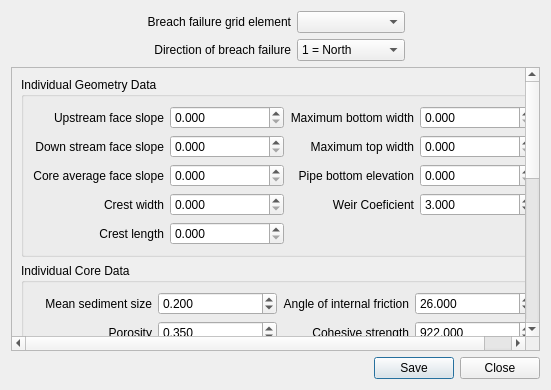
<?xml version="1.0" encoding="UTF-8"?>
<ui version="4.0">
 <class>individual_breach_data_dlg</class>
 <widget class="QDialog" name="individual_breach_data_dlg">
  <property name="geometry">
   <rect>
    <x>0</x>
    <y>0</y>
    <width>551</width>
    <height>390</height>
   </rect>
  </property>
  <property name="windowTitle">
   <string>Individual Breach Data</string>
  </property>
  <layout class="QGridLayout" name="gridLayout_28">
   <item row="4" column="0">
    <widget class="QScrollArea" name="scrollArea">
     <property name="widgetResizable">
      <bool>true</bool>
     </property>
     <widget class="QWidget" name="scrollAreaWidgetContents">
      <property name="geometry">
       <rect>
        <x>0</x>
        <y>0</y>
        <width>531</width>
        <height>287</height>
       </rect>
      </property>
      <layout class="QGridLayout" name="gridLayout_7">
       <item row="2" column="0">
        <widget class="QgsCollapsibleGroupBox" name="individual_shell_data_grp">
         <property name="title">
          <string>Individual Shell Data</string>
         </property>
         <property name="collapsed">
          <bool>true</bool>
         </property>
         <property name="saveCollapsedState">
          <bool>false</bool>
         </property>
         <layout class="QGridLayout" name="gridLayout_5">
          <item row="0" column="0">
           <layout class="QGridLayout" name="gridLayout_4">
            <item row="2" column="1">
             <widget class="QDoubleSpinBox" name="uws_dbox">
              <property name="decimals">
               <number>3</number>
              </property>
              <property name="maximum">
               <double>999999.000000000000000</double>
              </property>
              <property name="value">
               <double>130.000000000000000</double>
              </property>
             </widget>
            </item>
            <item row="1" column="1">
             <widget class="QDoubleSpinBox" name="pors_dbox">
              <property name="decimals">
               <number>3</number>
              </property>
              <property name="maximum">
               <double>999999.000000000000000</double>
              </property>
              <property name="value">
               <double>0.040000000000000</double>
              </property>
             </widget>
            </item>
            <item row="0" column="1">
             <widget class="QDoubleSpinBox" name="d50s_dbox">
              <property name="decimals">
               <number>3</number>
              </property>
              <property name="maximum">
               <double>999999.000000000000000</double>
              </property>
              <property name="value">
               <double>20.000000000000000</double>
              </property>
             </widget>
            </item>
            <item row="1" column="0">
             <widget class="QLabel" name="label_22">
              <property name="toolTip">
               <string>Porosity of the levee or dam shell material for an prescribed grid element
failure location.</string>
              </property>
              <property name="text">
               <string>Porosity</string>
              </property>
              <property name="alignment">
               <set>Qt::AlignRight|Qt::AlignTrailing|Qt::AlignVCenter</set>
              </property>
             </widget>
            </item>
            <item row="0" column="3">
             <widget class="QDoubleSpinBox" name="afrs_dbox">
              <property name="decimals">
               <number>3</number>
              </property>
              <property name="maximum">
               <double>999999.000000000000000</double>
              </property>
              <property name="value">
               <double>38.000000000000000</double>
              </property>
             </widget>
            </item>
            <item row="2" column="0">
             <widget class="QLabel" name="label_23">
              <property name="toolTip">
               <string>Unit weight (lb/ft3 or N/m3) of the levee or dam shell material for a prescribed
grid element failure location.</string>
              </property>
              <property name="text">
               <string>Unit weight</string>
              </property>
              <property name="alignment">
               <set>Qt::AlignRight|Qt::AlignTrailing|Qt::AlignVCenter</set>
              </property>
             </widget>
            </item>
            <item row="0" column="0">
             <widget class="QLabel" name="label_21">
              <property name="toolTip">
               <string>Mean sediment size (D50 in mm) of the levee or dam shell material.</string>
              </property>
              <property name="text">
               <string>Mean sediment size</string>
              </property>
              <property name="alignment">
               <set>Qt::AlignRight|Qt::AlignTrailing|Qt::AlignVCenter</set>
              </property>
             </widget>
            </item>
            <item row="0" column="2">
             <widget class="QLabel" name="label_25">
              <property name="toolTip">
               <string>Angle (degrees) of internal friction of the shell material for failure of a specific
grid element flow direction.</string>
              </property>
              <property name="text">
               <string>Angle of internal friction</string>
              </property>
              <property name="alignment">
               <set>Qt::AlignRight|Qt::AlignTrailing|Qt::AlignVCenter</set>
              </property>
             </widget>
            </item>
            <item row="3" column="0">
             <widget class="QLabel" name="label_24">
              <property name="text">
               <string>Manning's n-value</string>
              </property>
              <property name="alignment">
               <set>Qt::AlignRight|Qt::AlignTrailing|Qt::AlignVCenter</set>
              </property>
             </widget>
            </item>
            <item row="3" column="1">
             <widget class="QDoubleSpinBox" name="cns_dbox">
              <property name="toolTip">
               <string>Manning’s n-value of the levee or dam shell material. If
CNS = 0., Manning’s n-value for the shell material will computed from
Strickler’s equation. If CNS &gt; 1., the n-value will be computed from a
Moody diagram (Darcy f vs. D50).</string>
              </property>
              <property name="decimals">
               <number>3</number>
              </property>
              <property name="maximum">
               <double>999999.000000000000000</double>
              </property>
              <property name="value">
               <double>0.200000000000000</double>
              </property>
             </widget>
            </item>
            <item row="1" column="2">
             <widget class="QLabel" name="label_26">
              <property name="toolTip">
               <string>Cohesive strength (lb/ft2 or N/m2) of the levee or dam shell material. If there
is no core, COHS = 0.</string>
              </property>
              <property name="text">
               <string>Cohesive strength</string>
              </property>
              <property name="alignment">
               <set>Qt::AlignRight|Qt::AlignTrailing|Qt::AlignVCenter</set>
              </property>
             </widget>
            </item>
            <item row="1" column="3">
             <widget class="QDoubleSpinBox" name="cohs_dbox">
              <property name="decimals">
               <number>3</number>
              </property>
              <property name="maximum">
               <double>999999.000000000000000</double>
              </property>
              <property name="value">
               <double>250.000000000000000</double>
              </property>
             </widget>
            </item>
            <item row="2" column="2">
             <widget class="QLabel" name="label_27">
              <property name="toolTip">
               <string>Sediment gradient, ratio of D90 to D30 of the levee or dam shell material
for a prescribed grid element failure location. If UNFCS = 0.0, the default
value is 10.0.</string>
              </property>
              <property name="text">
               <string>Shell sediment gradient</string>
              </property>
              <property name="alignment">
               <set>Qt::AlignRight|Qt::AlignTrailing|Qt::AlignVCenter</set>
              </property>
             </widget>
            </item>
            <item row="2" column="3">
             <widget class="QDoubleSpinBox" name="unfcs_dbox">
              <property name="decimals">
               <number>3</number>
              </property>
              <property name="maximum">
               <double>999999.000000000000000</double>
              </property>
              <property name="value">
               <double>7.500000000000000</double>
              </property>
             </widget>
            </item>
            <item row="3" column="2" colspan="2">
             <spacer name="horizontalSpacer_3">
              <property name="orientation">
               <enum>Qt::Horizontal</enum>
              </property>
              <property name="sizeHint" stdset="0">
               <size>
                <width>40</width>
                <height>20</height>
               </size>
              </property>
             </spacer>
            </item>
           </layout>
          </item>
         </layout>
        </widget>
       </item>
       <item row="0" column="0">
        <widget class="QgsCollapsibleGroupBox" name="individual_geometry_data_grp">
         <property name="title">
          <string>Individual Geometry Data</string>
         </property>
         <property name="collapsed">
          <bool>true</bool>
         </property>
         <property name="saveCollapsedState">
          <bool>false</bool>
         </property>
         <layout class="QGridLayout" name="gridLayout_30">
          <item row="0" column="0">
           <layout class="QGridLayout" name="gridLayout_29">
            <item row="3" column="1">
             <widget class="QDoubleSpinBox" name="crestwidth_dbox">
              <property name="decimals">
               <number>3</number>
              </property>
              <property name="maximum">
               <double>999999.000000000000000</double>
              </property>
             </widget>
            </item>
            <item row="1" column="0">
             <widget class="QLabel" name="label_2">
              <property name="toolTip">
               <string>Slope of the downstream face of the levee or dam for a prescribed grid element
failure location. ZD is expressed as a ratio of the ZD (horizontal : vertical).
For example: ZD = 2.0 represents 2.0 horizontal to 1.0 vertical.</string>
              </property>
              <property name="text">
               <string>Down stream face slope</string>
              </property>
              <property name="alignment">
               <set>Qt::AlignRight|Qt::AlignTrailing|Qt::AlignVCenter</set>
              </property>
             </widget>
            </item>
            <item row="0" column="0">
             <widget class="QLabel" name="label">
              <property name="toolTip">
               <string>Slope of the upstream face of the levee or dam for a prescribed grid element
failure location. ZU is expressed as a ratio of the ZU (horizontal : vertical).
For example: ZU = 2.0 represents 2.0 horizontal to 1.0 vertical.</string>
              </property>
              <property name="text">
               <string>Upstream face slope</string>
              </property>
              <property name="alignment">
               <set>Qt::AlignRight|Qt::AlignTrailing|Qt::AlignVCenter</set>
              </property>
             </widget>
            </item>
            <item row="0" column="1">
             <widget class="QDoubleSpinBox" name="zu_dbox">
              <property name="decimals">
               <number>3</number>
              </property>
              <property name="maximum">
               <double>999999.000000000000000</double>
              </property>
             </widget>
            </item>
            <item row="2" column="1">
             <widget class="QDoubleSpinBox" name="zc_dbox">
              <property name="decimals">
               <number>3</number>
              </property>
              <property name="maximum">
               <double>999999.000000000000000</double>
              </property>
             </widget>
            </item>
            <item row="4" column="1">
             <widget class="QDoubleSpinBox" name="crestlength_dbox">
              <property name="decimals">
               <number>3</number>
              </property>
              <property name="maximum">
               <double>999999.000000000000000</double>
              </property>
             </widget>
            </item>
            <item row="1" column="1">
             <widget class="QDoubleSpinBox" name="zd_dbox">
              <property name="decimals">
               <number>3</number>
              </property>
              <property name="maximum">
               <double>999999.000000000000000</double>
              </property>
             </widget>
            </item>
            <item row="0" column="2">
             <widget class="QLabel" name="label_4">
              <property name="toolTip">
               <string>Maximum allowable breach bottom width (ft or m) as constrained by the
valley cross section. Set BRBOTWIDWAX = 0.0 if the dam levee is continuous
through adjoining grid elements (default = grid element octagon side).</string>
              </property>
              <property name="text">
               <string>Maximum bottom width</string>
              </property>
              <property name="alignment">
               <set>Qt::AlignRight|Qt::AlignTrailing|Qt::AlignVCenter</set>
              </property>
             </widget>
            </item>
            <item row="2" column="0">
             <widget class="QLabel" name="label_3">
              <property name="toolTip">
               <string>Average slope of the upstream and downstream face of the levee or dam core
material for a prescribed failure location. ZC is expressed as a ratio of the ZC
(horizontal : vertical). For example: ZC = 2.0 represents 2.0 horizontal to
1.0 vertical. If there is no core set ZC = 0.</string>
              </property>
              <property name="text">
               <string>Core average face slope</string>
              </property>
              <property name="alignment">
               <set>Qt::AlignRight|Qt::AlignTrailing|Qt::AlignVCenter</set>
              </property>
             </widget>
            </item>
            <item row="3" column="0">
             <widget class="QLabel" name="label_7">
              <property name="toolTip">
               <string>Crest width of the levee or dam (ft or m). The crest width can be zero.</string>
              </property>
              <property name="text">
               <string>Crest width</string>
              </property>
              <property name="alignment">
               <set>Qt::AlignRight|Qt::AlignTrailing|Qt::AlignVCenter</set>
              </property>
             </widget>
            </item>
            <item row="4" column="0">
             <widget class="QLabel" name="label_8">
              <property name="toolTip">
               <string>Length of the crest of the levee or dam (ft or m). If CRESTLENGTH = 0.,
the crest length will default to the grid element octagon side. If crest length
is greater than the grid element octagon side, it will be reset to the octagon
side length.</string>
              </property>
              <property name="text">
               <string>Crest length</string>
              </property>
              <property name="alignment">
               <set>Qt::AlignRight|Qt::AlignTrailing|Qt::AlignVCenter</set>
              </property>
             </widget>
            </item>
            <item row="0" column="3">
             <widget class="QDoubleSpinBox" name="brbotwidmax_dbox">
              <property name="decimals">
               <number>3</number>
              </property>
              <property name="maximum">
               <double>999999.000000000000000</double>
              </property>
             </widget>
            </item>
            <item row="1" column="2">
             <widget class="QLabel" name="label_5">
              <property name="acceptDrops">
               <bool>true</bool>
              </property>
              <property name="toolTip">
               <string>Maximum allowable breach top width (ft or m) as constrained by the valley
cross section. Set BRTOPWIDMAX = 0.0 if the levee is continuous
through adjoining grid elements (default = grid element octagon side).</string>
              </property>
              <property name="text">
               <string>Maximum top width</string>
              </property>
              <property name="alignment">
               <set>Qt::AlignRight|Qt::AlignTrailing|Qt::AlignVCenter</set>
              </property>
             </widget>
            </item>
            <item row="1" column="3">
             <widget class="QDoubleSpinBox" name="brtopwidmax_dbox">
              <property name="decimals">
               <number>3</number>
              </property>
              <property name="maximum">
               <double>999999.000000000000000</double>
              </property>
             </widget>
            </item>
            <item row="2" column="2">
             <widget class="QLabel" name="label_6">
              <property name="toolTip">
               <string>Initial breach or pipe bottom elevation (ft or m).</string>
              </property>
              <property name="text">
               <string>Pipe bottom elevation</string>
              </property>
              <property name="alignment">
               <set>Qt::AlignRight|Qt::AlignTrailing|Qt::AlignVCenter</set>
              </property>
             </widget>
            </item>
            <item row="2" column="3">
             <widget class="QDoubleSpinBox" name="brbottomel_dbox">
              <property name="decimals">
               <number>3</number>
              </property>
              <property name="maximum">
               <double>999999.000000000000000</double>
              </property>
             </widget>
            </item>
            <item row="3" column="2">
             <widget class="QLabel" name="label_18">
              <property name="toolTip">
               <string>Weir coefficient for piping or breach channel weir for a prescribed grid element
failure location. Typical range: 2.85 – 3.05.</string>
              </property>
              <property name="text">
               <string>Weir Coeficient</string>
              </property>
              <property name="alignment">
               <set>Qt::AlignRight|Qt::AlignTrailing|Qt::AlignVCenter</set>
              </property>
             </widget>
            </item>
            <item row="3" column="3">
             <widget class="QDoubleSpinBox" name="weircoef_dbox">
              <property name="decimals">
               <number>3</number>
              </property>
              <property name="maximum">
               <double>999999.000000000000000</double>
              </property>
              <property name="value">
               <double>3.000000000000000</double>
              </property>
             </widget>
            </item>
            <item row="4" column="2" colspan="2">
             <spacer name="horizontalSpacer">
              <property name="orientation">
               <enum>Qt::Horizontal</enum>
              </property>
              <property name="sizeHint" stdset="0">
               <size>
                <width>40</width>
                <height>20</height>
               </size>
              </property>
             </spacer>
            </item>
           </layout>
          </item>
         </layout>
        </widget>
       </item>
       <item row="1" column="0">
        <widget class="QgsCollapsibleGroupBox" name="individual_core_data_grp">
         <property name="title">
          <string>Individual Core Data</string>
         </property>
         <property name="collapsed">
          <bool>true</bool>
         </property>
         <property name="saveCollapsedState">
          <bool>false</bool>
         </property>
         <layout class="QGridLayout" name="gridLayout_3">
          <item row="0" column="0">
           <layout class="QGridLayout" name="gridLayout_2">
            <item row="2" column="0">
             <widget class="QLabel" name="label_15">
              <property name="toolTip">
               <string>Unit weight (lb/ft3 or N/m3) of the levee or dam core material for a prescribed
grid element failure location. Set UWC = 0.0 if there no core.</string>
              </property>
              <property name="text">
               <string>Unit weight</string>
              </property>
              <property name="alignment">
               <set>Qt::AlignRight|Qt::AlignTrailing|Qt::AlignVCenter</set>
              </property>
             </widget>
            </item>
            <item row="1" column="1">
             <widget class="QDoubleSpinBox" name="porc_dbox">
              <property name="decimals">
               <number>3</number>
              </property>
              <property name="maximum">
               <double>999999.000000000000000</double>
              </property>
              <property name="value">
               <double>0.350000000000000</double>
              </property>
             </widget>
            </item>
            <item row="0" column="1">
             <widget class="QDoubleSpinBox" name="d50c_dbox">
              <property name="decimals">
               <number>3</number>
              </property>
              <property name="maximum">
               <double>999999.000000000000000</double>
              </property>
              <property name="value">
               <double>0.200000000000000</double>
              </property>
             </widget>
            </item>
            <item row="0" column="2">
             <widget class="QLabel" name="label_9">
              <property name="toolTip">
               <string>Angle (degrees) of internal friction of the core material for failure of a specific
grid element flow direction. Set AFRC = 0.0 for no core.</string>
              </property>
              <property name="text">
               <string>Angle of internal friction</string>
              </property>
              <property name="alignment">
               <set>Qt::AlignRight|Qt::AlignTrailing|Qt::AlignVCenter</set>
              </property>
             </widget>
            </item>
            <item row="0" column="3">
             <widget class="QDoubleSpinBox" name="afrc_dbox">
              <property name="decimals">
               <number>3</number>
              </property>
              <property name="maximum">
               <double>999999.000000000000000</double>
              </property>
              <property name="value">
               <double>26.000000000000000</double>
              </property>
             </widget>
            </item>
            <item row="2" column="1">
             <widget class="QDoubleSpinBox" name="uwc_dbox">
              <property name="decimals">
               <number>3</number>
              </property>
              <property name="maximum">
               <double>999999.000000000000000</double>
              </property>
              <property name="value">
               <double>109.000000000000000</double>
              </property>
             </widget>
            </item>
            <item row="0" column="0">
             <widget class="QLabel" name="label_13">
              <property name="toolTip">
               <string>Mean sediment size (D50 in mm) of the levee or dam core material.</string>
              </property>
              <property name="text">
               <string>Mean sediment size</string>
              </property>
              <property name="alignment">
               <set>Qt::AlignRight|Qt::AlignTrailing|Qt::AlignVCenter</set>
              </property>
             </widget>
            </item>
            <item row="1" column="0">
             <widget class="QLabel" name="label_14">
              <property name="toolTip">
               <string>Porosity of the levee or dam core material for a prescribed grid element failure
location. Set GPORC = 0.0 for no core material.</string>
              </property>
              <property name="text">
               <string>Porosity</string>
              </property>
              <property name="alignment">
               <set>Qt::AlignRight|Qt::AlignTrailing|Qt::AlignVCenter</set>
              </property>
             </widget>
            </item>
            <item row="3" column="0">
             <widget class="QLabel" name="label_16">
              <property name="toolTip">
               <string>Manning’s n-value of the levee or dam core material. If CNC = 0., Manning’s
n-value for the core material will computed from Strickler’s equation.
If CNC &gt; 1., the n-value will be computed from a Moody diagram (Darcy f
vs. D50). Set CNC = 0.0 for no core material.</string>
              </property>
              <property name="text">
               <string>Manning's n-value</string>
              </property>
              <property name="alignment">
               <set>Qt::AlignRight|Qt::AlignTrailing|Qt::AlignVCenter</set>
              </property>
             </widget>
            </item>
            <item row="3" column="1">
             <widget class="QDoubleSpinBox" name="cnc_dbox">
              <property name="decimals">
               <number>3</number>
              </property>
              <property name="maximum">
               <double>999999.000000000000000</double>
              </property>
              <property name="value">
               <double>0.200000000000000</double>
              </property>
             </widget>
            </item>
            <item row="1" column="2">
             <widget class="QLabel" name="label_10">
              <property name="toolTip">
               <string>Cohesive strength (lb/ft2 or N/m2) of the levee or dam core material. If there
is no core, COHC = 0.</string>
              </property>
              <property name="text">
               <string>Cohesive strength</string>
              </property>
              <property name="alignment">
               <set>Qt::AlignRight|Qt::AlignTrailing|Qt::AlignVCenter</set>
              </property>
             </widget>
            </item>
            <item row="1" column="3">
             <widget class="QDoubleSpinBox" name="cohc_dbox">
              <property name="decimals">
               <number>3</number>
              </property>
              <property name="maximum">
               <double>999999.000000000000000</double>
              </property>
              <property name="value">
               <double>922.000000000000000</double>
              </property>
             </widget>
            </item>
            <item row="2" column="2">
             <widget class="QLabel" name="label_11">
              <property name="toolTip">
               <string>Sediment gradient, ratio of D90 to D30 of the levee or dam core material for
a prescribed grid element failure location. If there is no core material, set
UNFCC = 0.0. If the there is core material and UNFCC = 0.0, it is reset
to 10.0.</string>
              </property>
              <property name="text">
               <string>Core sediment gradient</string>
              </property>
              <property name="alignment">
               <set>Qt::AlignRight|Qt::AlignTrailing|Qt::AlignVCenter</set>
              </property>
             </widget>
            </item>
            <item row="2" column="3">
             <widget class="QDoubleSpinBox" name="unfcc_dbox">
              <property name="decimals">
               <number>3</number>
              </property>
              <property name="maximum">
               <double>999999.000000000000000</double>
              </property>
              <property name="value">
               <double>750.000000000000000</double>
              </property>
             </widget>
            </item>
            <item row="3" column="2" colspan="2">
             <spacer name="horizontalSpacer_2">
              <property name="orientation">
               <enum>Qt::Horizontal</enum>
              </property>
              <property name="sizeHint" stdset="0">
               <size>
                <width>40</width>
                <height>20</height>
               </size>
              </property>
             </spacer>
            </item>
           </layout>
          </item>
         </layout>
        </widget>
       </item>
       <item row="3" column="0">
        <widget class="QgsCollapsibleGroupBox" name="individual_miscellaneous_data_grp">
         <property name="title">
          <string>Individual Miscellaneous Data</string>
         </property>
         <property name="collapsed">
          <bool>true</bool>
         </property>
         <property name="saveCollapsedState">
          <bool>false</bool>
         </property>
         <layout class="QGridLayout" name="gridLayout_8">
          <item row="0" column="0">
           <layout class="QGridLayout" name="gridLayout_6">
            <item row="1" column="0">
             <widget class="QLabel" name="label_29">
              <property name="toolTip">
               <string>Average length of grass (inches or mm) on downstream face for a prescribed
failure location. Set GRASSLENGTH = 0.0 for no grass on downstream
face.</string>
              </property>
              <property name="text">
               <string>Average grass length</string>
              </property>
              <property name="alignment">
               <set>Qt::AlignRight|Qt::AlignTrailing|Qt::AlignVCenter</set>
              </property>
             </widget>
            </item>
            <item row="0" column="2">
             <widget class="QLabel" name="label_33">
              <property name="toolTip">
               <string>Maximum sediment concentration by volume in the breach discharge for
a prescribed grid element failure location. Typical range = 0.2 to 0.55. If
SEDCONMAX = 0.0, a default value of 0.5 is used.</string>
              </property>
              <property name="text">
               <string>Max. sediment conc.</string>
              </property>
              <property name="alignment">
               <set>Qt::AlignRight|Qt::AlignTrailing|Qt::AlignVCenter</set>
              </property>
             </widget>
            </item>
            <item row="2" column="1">
             <widget class="QDoubleSpinBox" name="grasscond_dbox">
              <property name="decimals">
               <number>3</number>
              </property>
              <property name="maximum">
               <double>999999.000000000000000</double>
              </property>
             </widget>
            </item>
            <item row="0" column="3">
             <widget class="QDoubleSpinBox" name="sedconmax_dbox">
              <property name="decimals">
               <number>3</number>
              </property>
              <property name="maximum">
               <double>999999.000000000000000</double>
              </property>
             </widget>
            </item>
            <item row="0" column="0">
             <widget class="QLabel" name="label_36">
              <property name="toolTip">
               <string>Ratio of the initial breach width to breach depth.</string>
              </property>
              <property name="text">
               <string>Ratio of init. width to length</string>
              </property>
              <property name="alignment">
               <set>Qt::AlignRight|Qt::AlignTrailing|Qt::AlignVCenter</set>
              </property>
             </widget>
            </item>
            <item row="1" column="1">
             <widget class="QDoubleSpinBox" name="grasslength_dbox">
              <property name="decimals">
               <number>3</number>
              </property>
              <property name="maximum">
               <double>999999.000000000000000</double>
              </property>
             </widget>
            </item>
            <item row="2" column="0">
             <widget class="QLabel" name="label_30">
              <property name="toolTip">
               <string>Condition of the grass on the downstream face of the levee or dam for a
prescribed failure location. 0.0 for a poor stand or no grass; 1.0 for a good
stand of grass.</string>
              </property>
              <property name="text">
               <string>Downstream grass condition</string>
              </property>
              <property name="alignment">
               <set>Qt::AlignRight|Qt::AlignTrailing|Qt::AlignVCenter</set>
              </property>
             </widget>
            </item>
            <item row="0" column="1">
             <widget class="QDoubleSpinBox" name="bratio_dbox">
              <property name="decimals">
               <number>3</number>
              </property>
              <property name="maximum">
               <double>999999.000000000000000</double>
              </property>
              <property name="value">
               <double>2.000000000000000</double>
              </property>
             </widget>
            </item>
            <item row="3" column="0">
             <widget class="QLabel" name="label_31">
              <property name="toolTip">
               <string>Maximum permissible velocity (fps or mps) for a grass-lined downstream
face before the grass is eroded for a prescribed failure location. Range: 3 to 6
fps (1 to 2 mps). If no grass, set GRASSVMAXP = 0.0.</string>
              </property>
              <property name="text">
               <string>Maximum grass velocity</string>
              </property>
              <property name="alignment">
               <set>Qt::AlignRight|Qt::AlignTrailing|Qt::AlignVCenter</set>
              </property>
             </widget>
            </item>
            <item row="3" column="1">
             <widget class="QDoubleSpinBox" name="grassvmaxp_dbox">
              <property name="decimals">
               <number>3</number>
              </property>
              <property name="maximum">
               <double>999999.000000000000000</double>
              </property>
             </widget>
            </item>
            <item row="1" column="2">
             <widget class="QLabel" name="label_34">
              <property name="toolTip">
               <string>Mean sediment size (D50 in mm) of the top one foot (0.3 m) of the downstream
face (riprap material). If D50DF = 0.0, then D50DF = D50S.</string>
              </property>
              <property name="text">
               <string>Mean sediment (riprap) size</string>
              </property>
              <property name="alignment">
               <set>Qt::AlignRight|Qt::AlignTrailing|Qt::AlignVCenter</set>
              </property>
             </widget>
            </item>
            <item row="1" column="3">
             <widget class="QDoubleSpinBox" name="d50df_dbox">
              <property name="decimals">
               <number>3</number>
              </property>
              <property name="maximum">
               <double>999999.000000000000000</double>
              </property>
             </widget>
            </item>
            <item row="2" column="2">
             <widget class="QLabel" name="label_35">
              <property name="toolTip">
               <string>Sediment gradient, ratio of D90 to D30 of the downstream face upper one
foot of material (riprap) for a prescribed grid element failure location. If
UNFCDF = 0.0 : UNDFCDF = UNFCS when D50DF = 0.0 and UNDFCDF
= 3.0 when D50DF &gt; 0.0.</string>
              </property>
              <property name="text">
               <string>Sediment (riprap) gradient</string>
              </property>
              <property name="alignment">
               <set>Qt::AlignRight|Qt::AlignTrailing|Qt::AlignVCenter</set>
              </property>
             </widget>
            </item>
            <item row="2" column="3">
             <widget class="QDoubleSpinBox" name="unfcdf_dbox">
              <property name="decimals">
               <number>3</number>
              </property>
              <property name="maximum">
               <double>999999.000000000000000</double>
              </property>
             </widget>
            </item>
            <item row="3" column="2">
             <widget class="QLabel" name="label_37">
              <property name="toolTip">
               <string>The cumulative duration (hrs) that the levee erosion will initiate
after the water surface exceeds the specified pipe elevation
BRBOTTOMEL.
If BREACHTIME = 0 if the level erosion begins immediately
when pipe elevation is exceeded.
If BREACHTIME &gt; or = 0.0, the start time for time to 1 ft
and time to 2 ft is based on the model start time 0.0 hr.
If BREACHTIME &lt; 0.0, the start time for time to 1 ft and
time to 2 ft is the first dam or levee breach time for multiple
breaches.
If BREACHTIME = -99.0, the start time for time to 1 ft and
time to 2 is the first dam or levee breach time for multiple
breaches and BEACHTIME is reset to 0.0 hr.</string>
              </property>
              <property name="text">
               <string>Breach time</string>
              </property>
              <property name="alignment">
               <set>Qt::AlignRight|Qt::AlignTrailing|Qt::AlignVCenter</set>
              </property>
             </widget>
            </item>
            <item row="3" column="3">
             <widget class="QDoubleSpinBox" name="breachtime_dbox">
              <property name="decimals">
               <number>3</number>
              </property>
              <property name="maximum">
               <double>999999.000000000000000</double>
              </property>
             </widget>
            </item>
           </layout>
          </item>
         </layout>
        </widget>
       </item>
       <item row="4" column="0">
        <spacer name="verticalSpacer">
         <property name="orientation">
          <enum>Qt::Vertical</enum>
         </property>
         <property name="sizeHint" stdset="0">
          <size>
           <width>20</width>
           <height>40</height>
          </size>
         </property>
        </spacer>
       </item>
      </layout>
     </widget>
    </widget>
   </item>
   <item row="0" column="0">
    <layout class="QGridLayout" name="gridLayout">
     <item row="0" column="1">
      <widget class="QLabel" name="label_12">
       <property name="text">
        <string>Breach failure grid element</string>
       </property>
       <property name="alignment">
        <set>Qt::AlignRight|Qt::AlignTrailing|Qt::AlignVCenter</set>
       </property>
      </widget>
     </item>
     <item row="0" column="2">
      <widget class="QComboBox" name="individual_breach_element_cbo"/>
     </item>
     <item row="1" column="1">
      <widget class="QLabel" name="label_17">
       <property name="text">
        <string>Direction of breach failure</string>
       </property>
       <property name="alignment">
        <set>Qt::AlignRight|Qt::AlignTrailing|Qt::AlignVCenter</set>
       </property>
      </widget>
     </item>
     <item row="0" column="3" rowspan="2">
      <spacer name="horizontalSpacer_4">
       <property name="orientation">
        <enum>Qt::Horizontal</enum>
       </property>
       <property name="sizeHint" stdset="0">
        <size>
         <width>40</width>
         <height>20</height>
        </size>
       </property>
      </spacer>
     </item>
     <item row="1" column="2">
      <widget class="QComboBox" name="breach_failure_direction_cbo">
       <item>
        <property name="text">
         <string>1 = North</string>
        </property>
       </item>
       <item>
        <property name="text">
         <string>2 = East</string>
        </property>
       </item>
       <item>
        <property name="text">
         <string>3 =South</string>
        </property>
       </item>
       <item>
        <property name="text">
         <string>4 = West</string>
        </property>
       </item>
       <item>
        <property name="text">
         <string>5 = Northeast</string>
        </property>
       </item>
       <item>
        <property name="text">
         <string>6 = Southeast</string>
        </property>
       </item>
       <item>
        <property name="text">
         <string>7 = Southwest</string>
        </property>
       </item>
       <item>
        <property name="text">
         <string>8 = Northwest</string>
        </property>
       </item>
      </widget>
     </item>
     <item row="0" column="0" rowspan="2">
      <spacer name="horizontalSpacer_5">
       <property name="orientation">
        <enum>Qt::Horizontal</enum>
       </property>
       <property name="sizeHint" stdset="0">
        <size>
         <width>40</width>
         <height>20</height>
        </size>
       </property>
      </spacer>
     </item>
    </layout>
   </item>
   <item row="5" column="0">
    <widget class="QDialogButtonBox" name="global_breach_buttonBox">
     <property name="orientation">
      <enum>Qt::Horizontal</enum>
     </property>
     <property name="standardButtons">
      <set>QDialogButtonBox::Close|QDialogButtonBox::Save</set>
     </property>
    </widget>
   </item>
  </layout>
 </widget>
 <customwidgets>
  <customwidget>
   <class>QgsCollapsibleGroupBox</class>
   <extends>QGroupBox</extends>
   <header>qgscollapsiblegroupbox.h</header>
   <container>1</container>
  </customwidget>
 </customwidgets>
 <resources/>
 <connections>
  <connection>
   <sender>global_breach_buttonBox</sender>
   <signal>rejected()</signal>
   <receiver>individual_breach_data_dlg</receiver>
   <slot>reject()</slot>
   <hints>
    <hint type="sourcelabel">
     <x>94</x>
     <y>712</y>
    </hint>
    <hint type="destinationlabel">
     <x>141</x>
     <y>605</y>
    </hint>
   </hints>
  </connection>
  <connection>
   <sender>global_breach_buttonBox</sender>
   <signal>accepted()</signal>
   <receiver>individual_breach_data_dlg</receiver>
   <slot>accept()</slot>
   <hints>
    <hint type="sourcelabel">
     <x>25</x>
     <y>712</y>
    </hint>
    <hint type="destinationlabel">
     <x>271</x>
     <y>619</y>
    </hint>
   </hints>
  </connection>
 </connections>
</ui>
